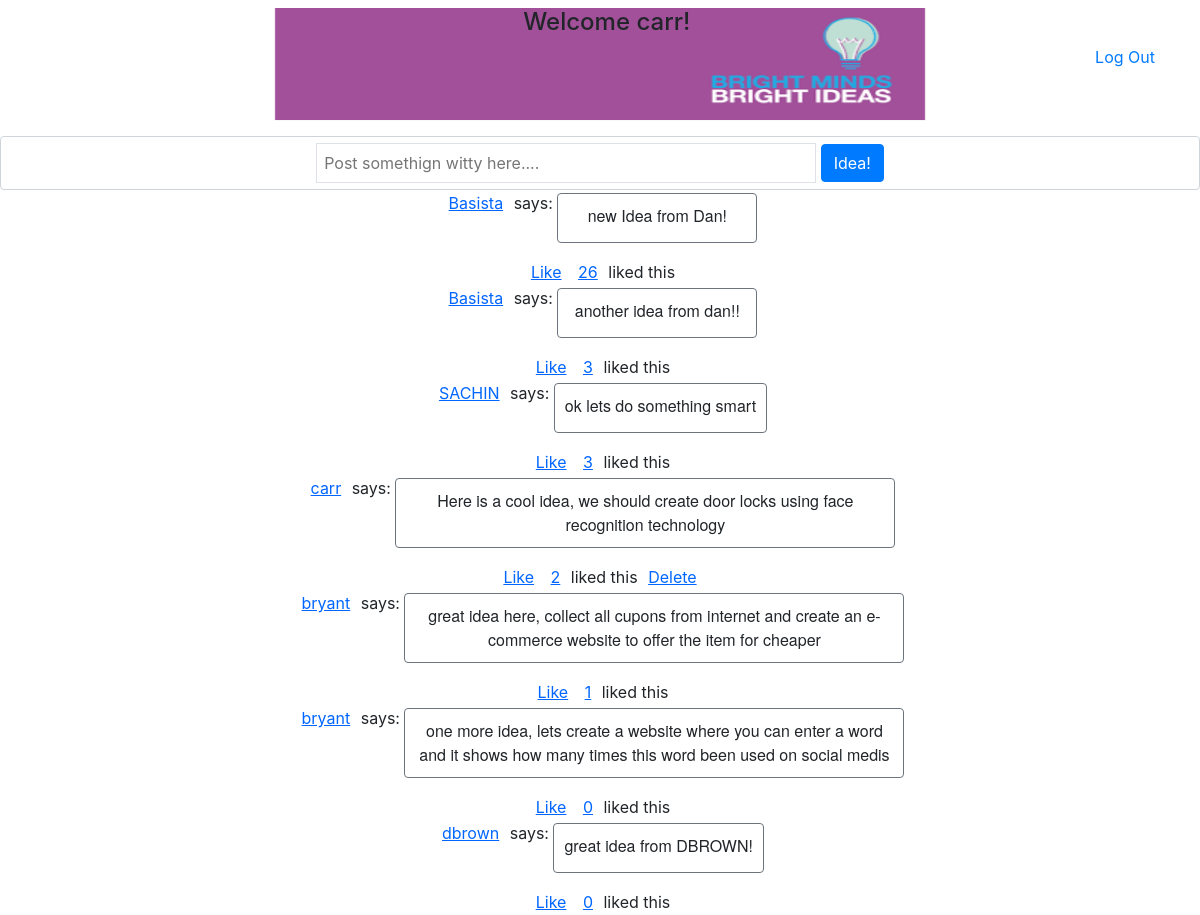
Screenshot of /bright_ideas (signed in) with the database file from the repository.
### models.py (models this page shows, shortened)
class Users(db.Model):
    id = db.Column(db.Integer, primary_key=True)
    name = db.Column(db.String(145))
    alias = db.Column(db.String(145))
    email = db.Column(db.String(125))
    password = db.Column(db.String(125))
    user_ideas = db.relationship('Ideas', backref='owner')
    user_likes = db.relationship('Likes', backref='user_liked')
    created_at = db.Column(db.DateTime, server_default=func.now())    # notice the extra import statement above
    updated_at = db.Column(db.DateTime, server_default=func.now(), onupdate=func.now())

class Ideas(db.Model):
    id = db.Column(db.Integer, primary_key=True, nullable=False)
    idea = db.Column(db.String(145))
    user_id = db.Column(db.Integer, db.ForeignKey('users.id'))
    liked = db.relationship('Likes', backref= 'idea_liked')
    created_at = db.Column(db.DateTime, server_default=func.now())
    updated_at = db.Column(db.DateTime, server_default=func.now(), onupdate=func.now())

### controller_functions.py (the view)
def dashboard():
    ideas = db.session.query(Ideas, Users).join(Users, Users.id==Ideas.user_id).all()
    print("*****************()()()()******************")
    print(session["alias"])
    print(ideas)
    idea = Ideas.query.all()
    print(idea)
    idea_likes = {}
    for i in idea:
        count = Likes.query.filter(Likes.idea_id == i.id).count()
        idea_likes[i.id] =  count
    print(idea_likes)
    return render_template("dashboard.html", name = session["alias"], user_id = session["user_id"], ideas=ideas, idea_likes=idea_likes )

### templates/dashboard.html (shortened to what this page needs)
<!DOCTYPE html>
<html lang="en">
<head>
    <link rel="stylesheet" type="text/css" href="{{ url_for('static', filename='css/bootstrap.css') }}">
</head>
<body>
    <div class="header">
        <h4>Welcome {{name}}!</h4>
        <a href="/" class="header_text"> Log Out</a>
    </div>
    <form action="/post_idea" method="POST" class="form-control" id="postIdea">
        <input type="text" name="idea" class="ideabox border" placeholder="Post somethign witty here....">
        <input type="submit" value="Idea!" class="btn btn-primary">
    </form>
    {% for idea in ideas%}
    <div>
        <form action="/users/{{idea[1].id}}" class="twt-actions" method = "POST">
            <input type="submit" value="{{idea[1].alias}}" class="linkButton">
        </form>
        <label>says:</label>
        <p class="ide-text border border-secondary rounded">{{idea[0].idea}}</p>
        <div class="">
            <form action="/like" class="twt-actions" method = "POST">
                <input type="submit" value="Like" class="linkButton">
            </form>
            <form action="/bright_ideas/{{idea[0].id}}" class="twt-actions" method = "POST">
                <input type="submit" value="{{idea_likes[idea[0].id]}}" class="linkButton"> <span>liked this</span>
            </form>
            {%if user_id == idea[1].id %}
            <form action="/delete" class="twt-actions" method = "POST" >
                <input type="submit" name="{{idea[0].id}}"  value="Delete" class="linkButton">
            </form>
            {%endif%}
         </div>
    </div>
    {%endfor%}
</body>
</html>

### rows the page displays
Users: alias "carr"
Ideas: alias "Basista", idea "new Idea from Dan!"
Ideas: alias "Basista", idea "another idea from dan!!"
Ideas: alias "SACHIN", idea "ok lets do something smart"
Ideas: alias "carr", idea "Here is a cool idea, we should create door locks using face recognition technology"
Ideas: alias "bryant", idea "great idea here, collect all cupons from internet and create an e-commerce website to offer the item for cheaper"
Ideas: alias "bryant", idea "one more idea, lets create a website where you can enter a word and it shows how many times this word been used on social medis"
Ideas: alias "dbrown", idea "great idea from DBROWN!"
